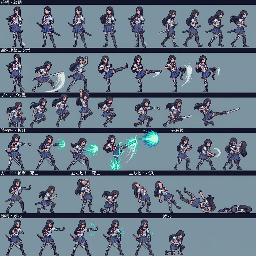
#> input picture ref/act3_native4.png, 256 x 256 px
$ python -i extract.py   (imports and definitions only)
#> lines starting #> are read from the running program, lines starting #| are printed output that depends on the picture
# extract.py — cut the three club members out of the Gemini standing sheet (cast.jpg) at its native
# pixel grid, mask the painted arms / laptop / hands so the rig can animate limbs, and write
# src/cast-data.js. Run: python extract.py   (needs Pillow only)
from PIL import Image, ImageChops
from collections import deque
import base64, json, os
HERE = os.path.dirname(os.path.abspath(__file__))
# [1 line not run here, left out]

def lum(p): return 0.3 * p[0] + 0.59 * p[1] + 0.11 * p[2]
def sat(p): return max(p[:3]) - min(p[:3])
def is_skin(p): return p[3] > 0 and p[0] > 180 and 120 < p[1] < 215 and 90 < p[2] < 200 and p[0] - p[2] > 40
def is_hair_black(p): return p[3] > 0 and lum(p) < 48 and sat(p) < 32
def is_reddish(p): return p[3] > 0 and p[0] > p[1] + 45 and p[0] > 90
def is_white(p): return p[3] > 0 and lum(p) > 190 and sat(p) < 40
def is_pink(p): return p[3] > 0 and p[0] > 180 and p[1] < 175 and p[2] > 120 and p[0] - p[1] > 35
def is_yellowhair(p): return p[3] > 0 and p[0] - p[2] > 50 and p[1] > 85
def is_skirt(p): return p[3] > 0 and p[2] > p[0] + 25 and p[2] >= p[1] and p[2] > 80
def is_chrome(p): return p[3] > 0 and not is_skirt(p) and not is_white(p) and not is_skin(p) and not is_hair_black(p) and not is_reddish(p)

def grid_period(im, axis):
    W, H = im.size
    if axis == 0:
        d = ImageChops.difference(im.crop((0, 0, W - 1, H)), im.crop((1, 0, W, H))).convert('L').resize((W - 1, 1), Image.BOX)
    else:
        d = ImageChops.difference(im.crop((0, 0, W, H - 1)), im.crop((0, 1, W, H))).convert('L').resize((1, H - 1), Image.BOX)
    prof = list(d.getdata()); m = sum(prof) / len(prof); prof = [v - m for v in prof]; n = len(prof)
    best = None; p = 3.0
    while p <= 9.0:
        for ph in [k * 0.25 for k in range(int(p * 4))]:
            sc = 0.0; x = ph
            while x < n - 1:
                i = int(x); f = x - i; sc += prof[i] * (1 - f) + prof[i + 1] * f; x += p
            sc /= (n / p)
            if best is None or sc > best[0]: best = (sc, p, ph)
        p += 0.02
    return best[1], best[2]

def to_native(src, out_png):
#> called with src = 'act3_native4.png', out_png = 'out.png'
    im = Image.open(src).convert('RGB'); W, H = im.size
#> in to_native, im is the input picture: PIL image 256x256 RGB; mean R, G, B 102.4, 118.2, 133.2
#> after `W, H = im.size`: W = 256; H = 256
    if os.environ.get('GRID'):
        g = [float(v) for v in os.environ['GRID'].split(',')]
        px, py = g[0], g[1] if len(g) > 1 else g[0]; phx = g[2] if len(g) > 2 else 0.0; phy = g[3] if len(g) > 3 else phx
    else:
        px, phx = grid_period(im, 0); py, phy = grid_period(im, 1)
#> in grid_period, `prof = list(d.getdata())`: prof = 255 values, max 58 at index 17, min 0 at index 252, mean 16.72
#> in grid_period, `m = sum(prof) / len(prof)`: m = 16.72
#> in grid_period, `prof = [v - m for v in prof]`: prof = 255 values, max 41.28 at index 17, min -16.72 at index 252, mean -1.78e-15
#> in grid_period, `n = len(prof)`: n = 255
#> after the loop in grid_period, `while p <= 9.0:`: best = (1.24, 8.18, 0.5); p = 9.02
#> after `px, phx = grid_period(im, 0)`: px = 8.18; phx = 0.5
#> after `py, phy = grid_period(im, 1)`: py = 5.32; phy = 4.25
    nw = int((W - phx) / px); nh = int((H - phy) / py)
#> after `nw = int((W - phx) / px)`: nw = 31
#> after `nh = int((H - phy) / py)`: nh = 47
    out = Image.new('RGB', (nw, nh)); s = im.load(); d = out.load()
#> after `out = Image.new('RGB', (nw, nh))`: out: PIL image 31x47 RGB; every value is 0
    for j in range(nh):
        for i in range(nw):
            d[i, j] = s[min(W - 1, int(phx + (i + 0.5) * px)), min(H - 1, int(phy + (j + 0.5) * py))]
    out.save(out_png)
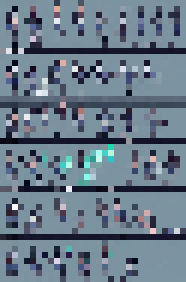
#> saved as out.png: PIL image 31x47 RGB (shown 6 times larger); mean R, G, B 104.3, 121, 136
    print(src, 'grid', round(px, 2), round(py, 2), 'native', out.size)
#| act3_native4.png grid 8.18 5.32 native (31, 47)
    return out

# [38 lines left out: function cut, not called in this run]

def crop(im, box): x0, y0, x1, y1 = box; return im.crop((x0, y0, x1 + 1, y1 + 1))
def mask(im, fn):
    px = im.load(); w, h = im.size; return {(x, y) for y in range(h) for x in range(w) if fn(x, y, px[x, y])}
# [16 lines left out: functions inpaint, clear, not called in this run]
def b64(im): return base64.b64encode(im.tobytes()).decode('ascii')
def part(im, **kw): d = {'w': im.width, 'h': im.height, 'd': b64(im)}; d.update(kw); return d

# [47 lines left out: function main, not called in this run]

# [2 lines not run here, left out]

>>> result = to_native('act3_native4.png', 'out.png')
